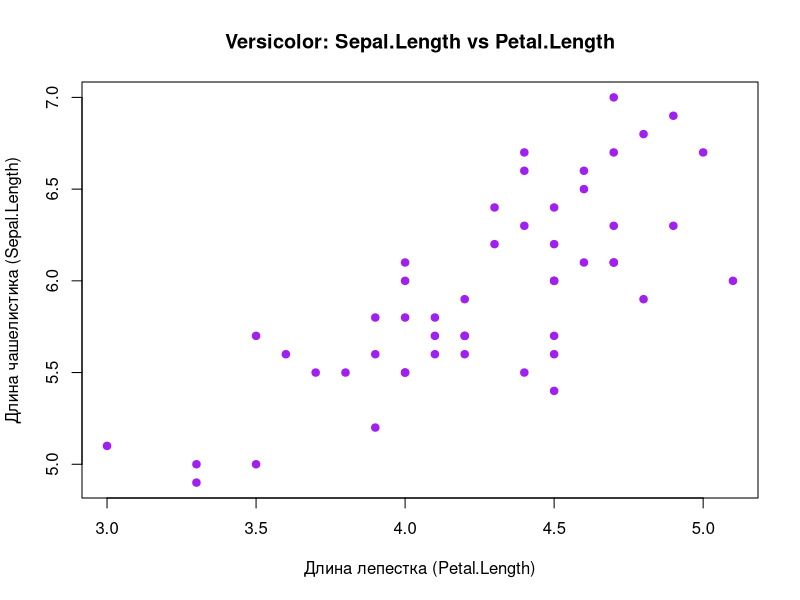
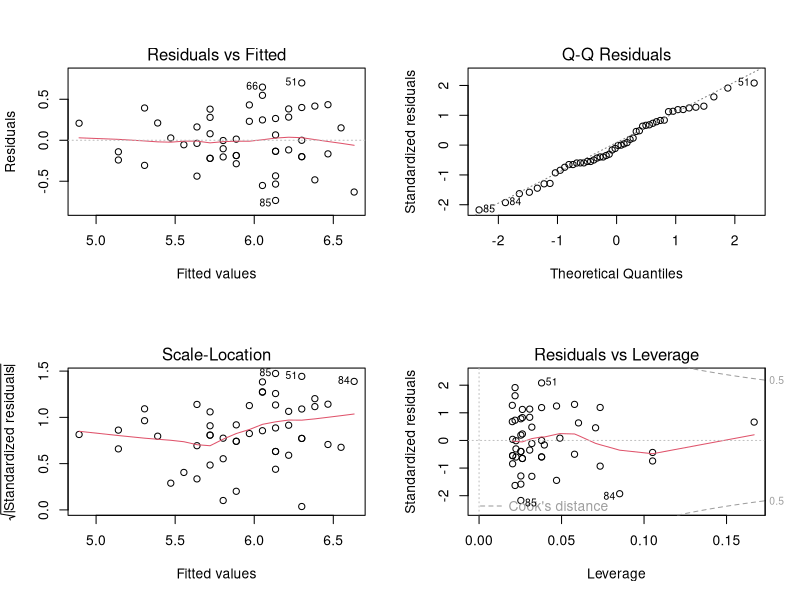
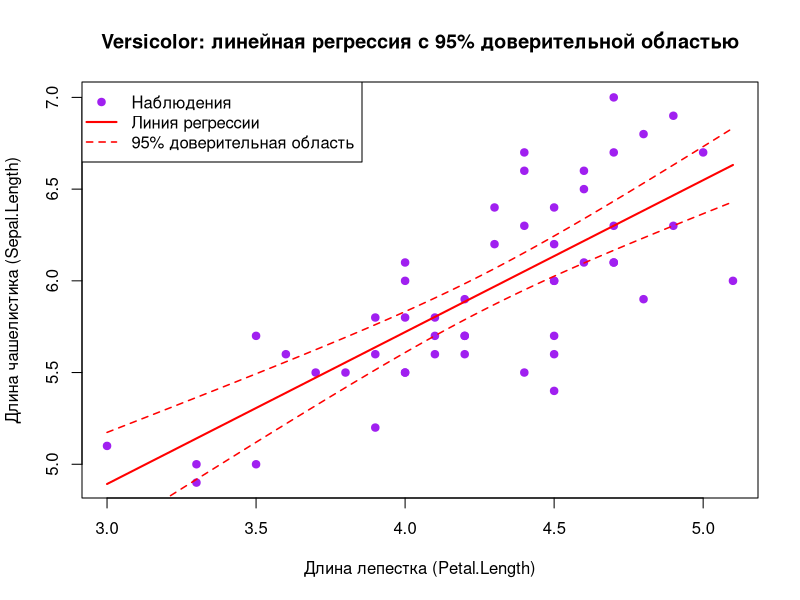

Generate these figures, in order, with R:
# ====================Домашнее задание №9.====================
# Вариант 2.


# ========== ЗАГРУЗКА ДАННЫХ ==========
data(iris)

#Оставляю только versicolor и смотрю данные
iris_versicolor <- iris[iris$Species == "versicolor", ]
head(iris_versicolor)


#Создаю график, что б понять как визуально выглядят данные
plot(
  iris_versicolor$Petal.Length,
  iris_versicolor$Sepal.Length,
  xlab = "Длина лепестка (Petal.Length)",
  ylab = "Длина чашелистика (Sepal.Length)",
  main = "Versicolor: Sepal.Length vs Petal.Length",
  pch = 19,
  col = "purple"
)


# ЧТО ВИЖУ НА ГРАФИКЕ:
#Точки идут слева-снизу вправо-вверх — значит чем длиннее лепесток, тем длиннее чашелистик. Связь положительная: если одна переменная растёт, вторая тоже.
#Точки лежат довольно кучно, без явных выбросов — похоже связь линейная.



# ========== 1. ЛИНЕЙНАЯ МОДЕЛЬ ==========
model <- lm(Sepal.Length ~ Petal.Length, data = iris_versicolor)
#Sepal.Length — отклик (то, что предсказываем)
#Petal.Length — предиктор (то, чем объясняем)

#Проверяю результаты
cat("=== РЕЗУЛЬТАТЫ ЛИНЕЙНОЙ МОДЕЛИ ===\n")
summary(model)
#Смотрим на p-value для Petal.Length. Если p-value < 0.05 — связь ЗНАЧИМА


# ЧТО ВИЖУ В РЕЗУЛЬТАТАХ:
#Intercept = 2.41 — это просто точка на оси Y, где линия пересекает её. В реальности лепесток длиной 0 см не бывает, это чисто для математики.
#Petal.Length = 0.83 — это наклон линии. Увеличиваю лепесток на 1 см — чашелистик в среднем становится на 0.83 см длиннее.
#Multiple R-squared = 0.57 — модель объясняет 57% того, почему чашелистики разной длины. Больше половины, неплохо. Остальное — влажность, освещение, возраст и т д.
#p-value для Petal.Length = 2.59e-10 — это очень-очень мало, сильно меньше 0.05. Значит связь есть, это не случайность.



# ========== 2. ПРОВЕРКА ОСТАТКОВ ==========
cat("\n=== ПРОВЕРКА ОСТАТКОВ ===\n")

#Нормальность остатков
residuals <- residuals(model)
shapiro_test <- shapiro.test(residuals)
cat("Тест Шапиро-Уилка на нормальность остатков:\n")
cat("p-value =", shapiro_test$p.value, "\n")
if (shapiro_test$p.value > 0.05) {
  cat("Остатки нормальны — условие выполняется.\n")
} else {
  cat("Остатки НЕ нормальны — условие нарушено.\n")
}

#p-value = 0.67, это больше 0.05 — остатки нормальные, значит модель ошибается без закономерности и её ошибки случайны и некритичны (где-то переоценила, где-то недооценила).

#График по итогам теста Шапиро, что б визуализировать данные
par(mfrow = c(2, 2))
plot(model)
par(mfrow = c(1, 1))

# ЧТО ВИЖУ НА ЭТИХ ГРАФИКАХ:
#- Residuals vs Fitted (первый): точки разбросаны ровно, нет такого что слева всё узко, а справа широко (это называется "воронка"). Значит дисперсия постоянная — ок.
#- Q-Q plot (второй): точки идут вдоль прямой. Ещё одно подтверждение, что остатки нормальные.
#- Scale-Location и Residuals vs Leverage: без критических выбросов.



# ========== 3. ЛИНИЯ РЕГРЕССИИ С ДОВЕРИТЕЛЬНОЙ ОБЛАСТЬЮ ==========
#Создаю новые значения Petal.Length для предсказания
new_x <- seq(
  min(iris_versicolor$Petal.Length),
  max(iris_versicolor$Petal.Length),
  length.out = 100
)

#Предсказываю Sepal.Length и доверительный интервал
pred <- predict(model, newdata = data.frame(Petal.Length = new_x),
                interval = "confidence")

#Повторяю график, что б теперь дополнить его полученными результатами
plot(
  iris_versicolor$Petal.Length,
  iris_versicolor$Sepal.Length,
  xlab = "Длина лепестка (Petal.Length)",
  ylab = "Длина чашелистика (Sepal.Length)",
  main = "Versicolor: линейная регрессия с 95% доверительной областью",
  pch = 19,
  col = "purple"
)

#Добавляю линию регрессии (предсказания модели)
lines(new_x, pred[, "fit"], col = "red", lwd = 2)

#Добавляю доверительную область (где с 95% вероятностью лежит настоящая линия)
lines(new_x, pred[, "lwr"], col = "red", lty = 2, lwd = 1.5)
lines(new_x, pred[, "upr"], col = "red", lty = 2, lwd = 1.5)

#Легенда (пометка для себя — легендой называют расшифровку обозначений на графике)
legend("topleft",
       legend = c("Наблюдения", "Линия регрессии", "95% доверительная область"),
       col = c("purple", "red", "red"),
       pch = c(19, NA, NA),
       lty = c(NA, 1, 2),
       lwd = c(NA, 2, 1.5))

# ЧТО ВИЖУ НА ГРАФИКЕ:
#- Красная линия проходит прямо сквозь кучу точек — модель легла хорошо.
#- Красный пунктир — это доверительная область. В центре она узкая (много точек - точнее предсказание), по краям расширяется (мало точек - сомневаемся).
#- С вероятностью 95% настоящая линия регрессии лежит где-то внутри этих пунктирных линий.



# ========== 4. ПРЕДСКАЗАНИЕ ДЛЯ 30% И 99% ПЕРЦЕНТИЛЕЙ ==========
#Нахожу 30% и 99% перцентили Petal.Length
p30 <- quantile(iris_versicolor$Petal.Length, 0.30)
p99 <- quantile(iris_versicolor$Petal.Length, 0.99)

cat("\n=== ПРЕДСКАЗАНИЯ ===\n")
cat("30% перцентиль Petal.Length =", round(p30, 2), "\n")
cat("99% перцентиль Petal.Length =", round(p99, 2), "\n")

#Предсказываю значения Sepal.Length
pred_p30 <- predict(model, newdata = data.frame(Petal.Length = p30),
                    interval = "confidence")
pred_p99 <- predict(model, newdata = data.frame(Petal.Length = p99),
                    interval = "confidence")

cat("\nДля Petal.Length =", round(p30, 2), "(30% перцентиль):\n")
cat("  Предсказанный Sepal.Length =", round(pred_p30[, "fit"], 2), "\n")
cat("  95% ДИ = [", round(pred_p30[, "lwr"], 2), ", ", round(pred_p30[, "upr"], 2), "]\n")

cat("\nДля Petal.Length =", round(p99, 2), "(99% перцентиль):\n")
cat("  Предсказанный Sepal.Length =", round(pred_p99[, "fit"], 2), "\n")
cat("  95% ДИ = [", round(pred_p99[, "lwr"], 2), ", ", round(pred_p99[, "upr"], 2), "]\n")

# ЧТО ТАКОЕ ПЕРЦЕНТИЛИ:
#30% перцентиль — значение, ниже которого 30% всех лепестков. То есть почти треть растений с короткими лепестками.
#99% перцентиль — почти максимум, только 1% растений имеет лепесток ещё длиннее.
# ЧТО ВИЖУ В ПРЕДСКАЗАНИЯХ:
#Для короткого лепестка (30%) чашелистик предсказуемо короткий, для длинного (99%) — длинный. Всё логично, связь положительная.
#Доверительный интервал говорит: с вероятностью 95% средняя длина чашелистика для такого лепестка будет в этих пределах.



# ========== ВЫВОД ПО ЛИНЕЙНОЙ МОДЕЛИ ==========

#1. УРАВНЕНИЕ: Sepal.Length = 2.41 + 0.83 * Petal.Length
#Если лепесток станет на 1 см длиннее, чашелистик в среднем вырастет на 0.83 см.

#2. ЗНАЧИМОСТЬ: p-value = 2.59e-10, это очень мало. Длина лепестка влияет на длину чашелистика.

#3. КАЧЕСТВО МОДЕЛИ: R-squared = 0.57. Модель объясняет 57% разброса в длине чашелистиков. Это больше половины. Остальные 43% объясняются другими факторами, которые не учтены в модели (освещение, влажность, возраст растения и т.д.)

#4. ПРОВЕРКА УСЛОВИЙ:
#Тест Шапиро-Уилка показал p-value = 0.67 (> 0.05), дисперсия постоянная (на графиках всё ровно). Модели можно верить.

#5. ИТОГ: у versicolor чем длиннее лепесток, тем длиннее чашелистик. Зная длину лепестка, можно довольно точно прикинуть длину чашелистика по формуле.
